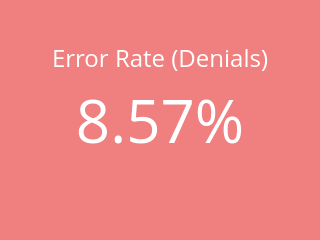

Source (notebook cell):
### Code cell
import plotly.graph_objects as go
denial_rate = billing["claim_status"].value_counts(normalize=True).get("Denied", 0) * 100
fig = go.Figure(go.Indicator(
    mode="number",
    value=denial_rate,
    number={'suffix': "%", 'font': {'size': 60, 'color': "white"}},
    title={'text': "Error Rate (Denials)", 'font': {'size': 24, 'color': 'white'}}
))

fig.update_layout(
    width=300,
    height=200,
    margin={'t':50, 'b':50, 'l':20, 'r':20},
    paper_bgcolor="lightcoral"
)

fig.show()

### Figure 1 — Plotly figure (JSON) as saved in the notebook; plotly's stock layout.template omitted (floating-point values rounded to 4 significant figures)
{"data": [{"mode": "number", "number": {"font": {"color": "white", "size": 60}, "suffix": "%"}, "title": {"font": {"color": "white", "size": 24}, "text": "Error Rate (Denials)"}, "type": "indicator", "value": 8.569}], "layout": {"height": 200, "margin": {"b": 50, "l": 20, "r": 20, "t": 50}, "paper_bgcolor": "lightcoral", "width": 300}}
